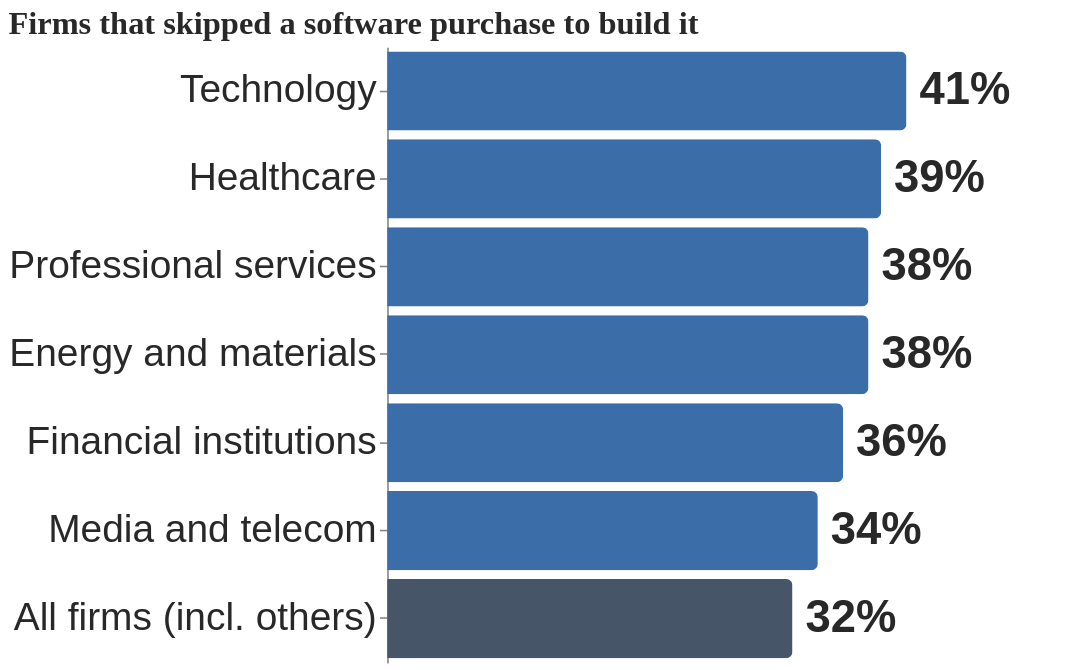

Source (Vega-Lite JSON):
### Vega-Lite specification from a JSON file in a GitHub repository (floating-point values rounded to 4 significant figures)
{"$schema": "https://vega.github.io/schema/vega-lite/v5.json", "width": 430, "height": 380, "data": {"values": [{"k": "Technology", "v": 41, "c": "#3b6ea8", "t": "41%"}, {"k": "Healthcare", "v": 39, "c": "#3b6ea8", "t": "39%"}, {"k": "Professional services", "v": 38, "c": "#3b6ea8", "t": "38%"}, {"k": "Energy and materials", "v": 38, "c": "#3b6ea8", "t": "38%"}, {"k": "Financial institutions", "v": 36, "c": "#3b6ea8", "t": "36%"}, {"k": "Media and telecom", "v": 34, "c": "#3b6ea8", "t": "34%"}, {"k": "All firms (incl. others)", "v": 32, "c": "#475569", "t": "32%"}]}, "layer": [{"mark": {"type": "bar", "cornerRadiusTopRight": 4, "cornerRadiusBottomRight": 4}, "encoding": {"y": {"field": "k", "type": "ordinal", "sort": null, "axis": {"title": null, "labelLimit": 330}}, "x": {"field": "v", "type": "quantitative", "scale": {"domain": [0, 55]}, "axis": null}, "color": {"field": "c", "type": "nominal", "scale": null}}}, {"mark": {"type": "text", "align": "left", "dx": 8, "fontSize": 28, "fontWeight": "bold", "color": "#282828"}, "encoding": {"y": {"field": "k", "type": "ordinal", "sort": null}, "x": {"field": "v", "type": "quantitative"}, "text": {"field": "t"}}}], "config": {"font": "Tahoma, Verdana, sans-serif", "axis": {"labelFontSize": 24, "titleFontSize": 22, "labelColor": "#282828", "titleColor": "#282828"}, "view": {"stroke": null}}, "title": {"text": "Firms that skipped a software purchase to build it", "fontSize": 20, "color": "#282828", "anchor": "start", "font": "Tahoma"}}
